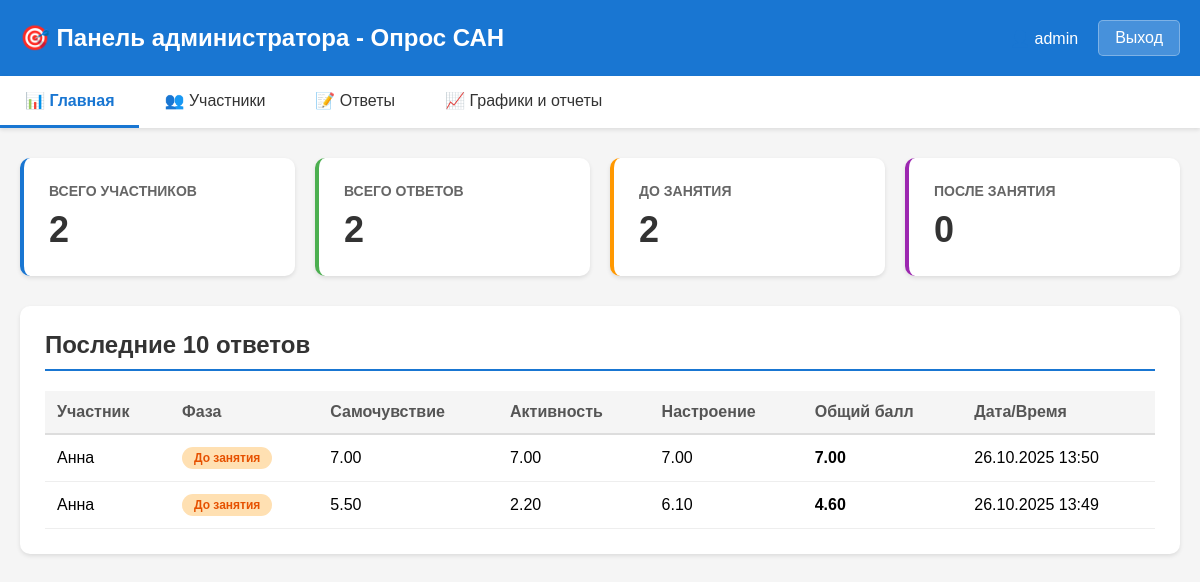
Before: /admin-dashboard/ (signed in) with the older database file.
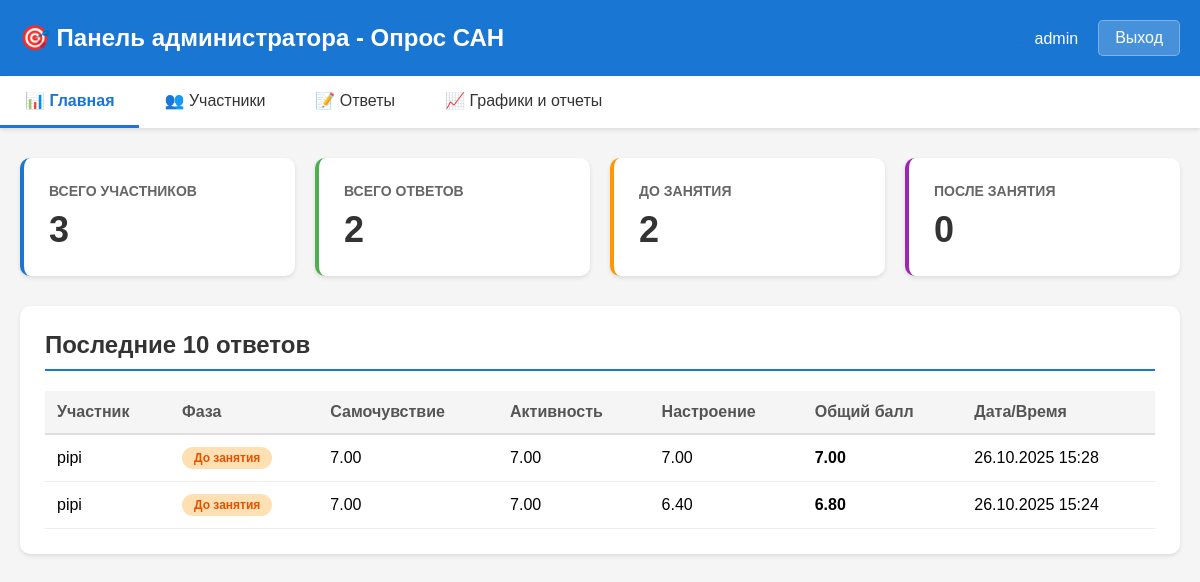
After: the same page with the newer database file.
### san_app/models.py (models this page shows, shortened)
class Response(models.Model):
    participant = models.ForeignKey(Participant, on_delete=models.CASCADE, related_name="responses")
    timestamp = models.DateTimeField(auto_now_add=True, verbose_name="Дата и время")
    phase = models.CharField(max_length=10, choices=[('before', 'До занятия'), ('after', 'После занятия')], verbose_name="Фаза")
    q1 = models.IntegerField(default=0, verbose_name="1. Самочувствие хорошее / плохое")
    q2 = models.IntegerField(default=0, verbose_name="2. Сильный / слабый")
    q3 = models.IntegerField(default=0, verbose_name="3. Пассивный / активный")
    q4 = models.IntegerField(default=0, verbose_name="4. Малоподвижный / подвижный")
    q5 = models.IntegerField(default=0, verbose_name="5. Веселый / грустный")
    q6 = models.IntegerField(default=0, verbose_name="6. Хорошее настроение / плохое")
    q7 = models.IntegerField(default=0, verbose_name="7. Работоспособный / разбитый")
    q8 = models.IntegerField(default=0, verbose_name="8. Полный сил / обессиленный")
    q9 = models.IntegerField(default=0, verbose_name="9. Медлительный / быстрый")
    q10 = models.IntegerField(default=0, verbose_name="10. Бездеятельный / деятельный")
    q11 = models.IntegerField(default=0, verbose_name="11. Счастливый / несчастный")
    q12 = models.IntegerField(default=0, verbose_name="12. Жизнерадостный / мрачный")
    q13 = models.IntegerField(default=0, verbose_name="13. Напряженный / расслабленный")
    q14 = models.IntegerField(default=0, verbose_name="14. Здоровый / больной")
    q15 = models.IntegerField(default=0, verbose_name="15. Безучастный / увлеченный")
    q16 = models.IntegerField(default=0, verbose_name="16. Равнодушный / взволнованный")
    q17 = models.IntegerField(default=0, verbose_name="17. Восторженный / унылый")
    q18 = models.IntegerField(default=0, verbose_name="18. Радостный / печальный")
    q19 = models.IntegerField(default=0, verbose_name="19. Отдохнувший / усталый")
    q20 = models.IntegerField(default=0, verbose_name="20. Свежий / изнуренный")
    q21 = models.IntegerField(default=0, verbose_name="21. Сонливый / возбужденный")
    q22 = models.IntegerField(default=0, verbose_name="22. Желание отдохнуть / работать")
    q23 = models.IntegerField(default=0, verbose_name="23. Спокойный / озабоченный")
    q24 = models.IntegerField(default=0, verbose_name="24. Оптимистичный / пессимистичный")
    q25 = models.IntegerField(default=0, verbose_name="25. Выносливый / утомляемый")
    q26 = models.IntegerField(default=0, verbose_name="26. Бодрый / вялый")
    q27 = models.IntegerField(default=0, verbose_name="27. Соображать трудно / легко")
    q28 = models.IntegerField(default=0, verbose_name="28. Рассеянный / внимательный")
    q29 = models.IntegerField(default=0, verbose_name="29. Полный надежд / разочарованный")
    q30 = models.IntegerField(default=0, verbose_name="30. Довольный / недовольный")
    POLARITIES = [
        True, True, False, False, True, True, True, True, False, False,
        True, True, False, True, False, False, True, True, True, True,
        False, False, True, True, True, True, False, False, True, True
    ]
    WELLBEING_ITEMS = [1, 2, 7, 8, 13, 14, 19, 20, 25, 26]
    ACTIVITY_ITEMS = [3, 4, 9, 10, 15, 16, 21, 22, 27, 28]
    MOOD_ITEMS = [5, 6, 11, 12, 17, 18, 23, 24, 29, 30]
    def get_score(self, q_num):
        value = getattr(self, f'q{q_num}')
        is_left_pos = self.POLARITIES[q_num - 1]
        if is_left_pos:
            return 4 + value  # +3 -> 7, -3 -> 1
        else:
            return 4 - value  # +3 -> 1, -3 -> 7
    @property
    def wellbeing_score(self):
        scores = [self.get_score(i) for i in self.WELLBEING_ITEMS]
        return sum(scores) / 10
    @property
    def activity_score(self):
        scores = [self.get_score(i) for i in self.ACTIVITY_ITEMS]
        return sum(scores) / 10
    @property
    def mood_score(self):
        scores = [self.get_score(i) for i in self.MOOD_ITEMS]
        return sum(scores) / 10
    @property
    def overall_score(self):
        scores = [self.get_score(i) for i in range(1, 31)]
        return sum(scores) / 30

class Participant(models.Model):
    user = models.ForeignKey(User, on_delete=models.CASCADE, related_name="participants", null=True, blank=True)
    name = models.CharField(max_length=100, verbose_name="Фамилия, инициалы")
    gender = models.CharField(max_length=1, choices=[('M', 'Мужской'), ('F', 'Женский')], verbose_name="Пол")
    birth_date = models.DateField(verbose_name="Дата рождения")

### san_app/views.py (the view)
# urls.py: path('admin-dashboard/', views.admin_dashboard, name='admin_dashboard'),
@login_required
@user_passes_test(is_admin)
def admin_dashboard(request):
    total_participants = Participant.objects.count()
    total_responses = Response.objects.count()
    responses_before = Response.objects.filter(phase='before').count()
    responses_after = Response.objects.filter(phase='after').count()
    recent_responses = Response.objects.select_related('participant').order_by('-timestamp')[:10]
    context = {
        'total_participants': total_participants,
        'total_responses': total_responses,
        'responses_before': responses_before,
        'responses_after': responses_after,
        'recent_responses': recent_responses,
    }
    return render(request, 'admin_dashboard.html', context)

### san_app/views.py (called while the page is built)
def is_admin(user):
    return user.is_authenticated and user.is_staff

### san_app/templates/admin_dashboard.html (shortened to what this page needs)
<!DOCTYPE html>
<html lang="ru">
<head>
</head>
<body>
    <div class="header">
        <div class="header-content">
            <h1>🎯 Панель администратора - Опрос САН</h1>
            <div class="user-info">
                <span>👤 {{ request.user.username }}</span>
                <a href="{% url 'logout' %}" class="logout-btn">Выход</a>
            </div>
        </div>
    </div>
    <nav class="nav">
        <div class="nav-content">
            <a href="{% url 'admin_dashboard' %}" class="active">📊 Главная</a>
            <a href="{% url 'participants_list' %}">👥 Участники</a>
            <a href="{% url 'responses_list' %}">📝 Ответы</a>
            <a href="{% url 'report' %}">📈 Графики и отчеты</a>
        </div>
    </nav>
    <div class="container">
        <div class="stats-grid">
            <div class="stat-card">
                <h3>Всего участников</h3>
                <div class="number">{{ total_participants }}</div>
            </div>
            <div class="stat-card green">
                <h3>Всего ответов</h3>
                <div class="number">{{ total_responses }}</div>
            </div>
            <div class="stat-card orange">
                <h3>До занятия</h3>
                <div class="number">{{ responses_before }}</div>
            </div>
            <div class="stat-card purple">
                <h3>После занятия</h3>
                <div class="number">{{ responses_after }}</div>
            </div>
        </div>
        <div class="section">
            <h2>Последние 10 ответов</h2>
            {% if recent_responses %}
            <table>
                <thead>
                    <tr>
                        <th>Участник</th>
                        <th>Фаза</th>
                        <th>Самочувствие</th>
                        <th>Активность</th>
                        <th>Настроение</th>
                        <th>Общий балл</th>
                        <th>Дата/Время</th>
                    </tr>
                </thead>
                <tbody>
                    {% for response in recent_responses %}
                    <tr>
                        <td>{{ response.participant.name }}</td>
                        <td>
                            <span class="badge {{ response.phase }}">
                                {% if response.phase == 'before' %}До занятия{% else %}После занятия{% endif %}
                            </span>
                        </td>
                        <td>{{ response.wellbeing_score|floatformat:2 }}</td>
                        <td>{{ response.activity_score|floatformat:2 }}</td>
                        <td>{{ response.mood_score|floatformat:2 }}</td>
                        <td><strong>{{ response.overall_score|floatformat:2 }}</strong></td>
                        <td>{{ response.timestamp|date:"d.m.Y H:i" }}</td>
                    </tr>
                    {% endfor %}
                </tbody>
            </table>
            {% else %}
            <div class="no-data">
                Пока нет ответов
            </div>
            {% endif %}
        </div>
    </div>
</body>
</html>

### san_app/templates/admin_dashboard.html (style rules this page uses)
* { margin: 0; padding: 0; box-sizing: border-box; }
body { font-family: Arial, sans-serif; background-color: #f5f5f5; }
.header { background-color: #1976D2; color: white; padding: 20px; box-shadow: 0 2px 4px rgba(0,0,0,0.1); }
.header-content { max-width: 1200px; margin: 0 auto; display: flex; justify-content: space-between; align-items: center; }
.header h1 { font-size: 24px; }
.header .user-info { display: flex; gap: 20px; align-items: center; }
.nav { background-color: white; box-shadow: 0 2px 4px rgba(0,0,0,0.1); }
.nav-content { max-width: 1200px; margin: 0 auto; display: flex; gap: 0; }
.nav a { padding: 15px 25px; text-decoration: none; color: #333; border-bottom: 3px solid transparent; transition: all 0.3s; }
.nav a.active { border-bottom-color: #1976D2; color: #1976D2; font-weight: bold; }
.container { max-width: 1200px; margin: 30px auto; padding: 0 20px; }
.stats-grid { display: grid; grid-template-columns: repeat(auto-fit, minmax(250px, 1fr)); gap: 20px; margin-bottom: 30px; }
.stat-card { background-color: white; padding: 25px; border-radius: 10px; box-shadow: 0 2px 4px rgba(0,0,0,0.1); border-left: 4px solid #1976D2; }
.stat-card.green { border-left-color: #4CAF50; }
.stat-card.orange { border-left-color: #FF9800; }
.stat-card.purple { border-left-color: #9C27B0; }
.stat-card h3 { color: #666; font-size: 14px; margin-bottom: 10px; text-transform: uppercase; }
.stat-card .number { font-size: 36px; font-weight: bold; color: #333; }
.section { background-color: white; padding: 25px; border-radius: 10px; box-shadow: 0 2px 4px rgba(0,0,0,0.1); margin-bottom: 20px; }
.section h2 { color: #333; margin-bottom: 20px; padding-bottom: 10px; border-bottom: 2px solid #1976D2; }
table { width: 100%; border-collapse: collapse; }
table th { background-color: #f5f5f5; padding: 12px; text-align: left; font-weight: bold; color: #555; border-bottom: 2px solid #ddd; }
table td { padding: 12px; border-bottom: 1px solid #eee; }
.badge { display: inline-block; padding: 4px 12px; border-radius: 12px; font-size: 12px; font-weight: bold; }
.badge.before { background-color: #FFE0B2; color: #E65100; }
.logout-btn { background-color: rgba(255,255,255,0.2); color: white; padding: 8px 16px; border: 1px solid rgba(255,255,255,0.3); border-radius: 5px; text-decoration: none; transition: all 0.3s; }

Changed rows visible on the page:
removed Response: participant.name "Анна", phase "До занятия", wellbeing_score "7.00", activity_score "7.00", mood_score "7.00", overall_score "7.00", timestamp "26.10.2025 13:50"
removed Response: participant.name "Анна", phase "До занятия", wellbeing_score "5.50", activity_score "2.20", mood_score "6.10", overall_score "4.60", timestamp "26.10.2025 13:49"
added Response: participant.name "pipi", phase "До занятия", wellbeing_score "7.00", activity_score "7.00", mood_score "7.00", overall_score "7.00", timestamp "26.10.2025 15:28"
added Response: participant.name "pipi", phase "До занятия", wellbeing_score "7.00", activity_score "7.00", mood_score "6.40", overall_score "6.80", timestamp "26.10.2025 15:24"
Other visible differences:
{{ total_participants }}: "2" → "3"
